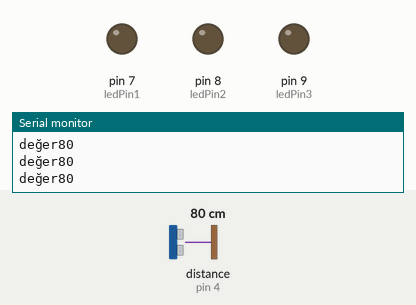
A sketch run on a simulated Arduino Uno, built with avr-gcc and run on an emulated ATmega328P. Parts: output pins drawn as LEDs (lit = HIGH), the last lines printed to the serial monitor. Wiring (inferred from the names in the program): ultrasonic range finder: trigger pin 3; echo pin 4. The test bench sets the inputs (shaded band); at power-on: distance to the obstacle (sensor on pin 4) 80 cm. The echo pulse lasts 58.3 µs per cm; pins used as bus, display or sensor lines are not drawn.

Above: at 1.2 s.
1.3 s: distance to the obstacle (sensor on pin 4) set to 8 cm
4.3 s: distance to the obstacle (sensor on pin 4) set to 5 cm
At 5.2 s:
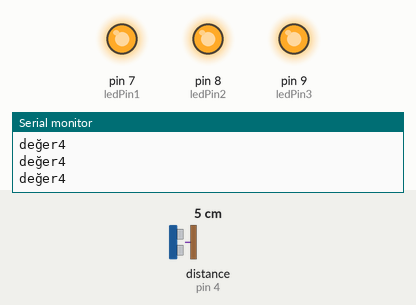
5.8 s: distance to the obstacle (sensor on pin 4) set to 9 cm
At 6.2 s:
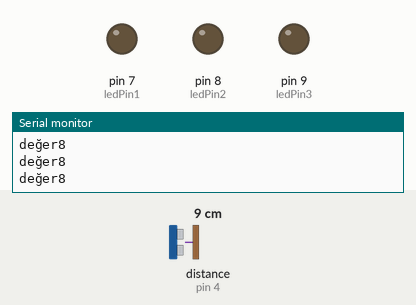
7.3 s: distance to the obstacle (sensor on pin 4) set to 2 cm
At 8.6 s:
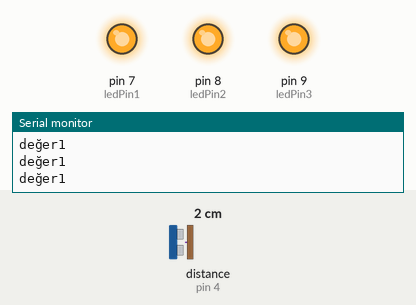
Timing chart, 0 to 9.8 s (numbered marks = the images above; inputs shaded):
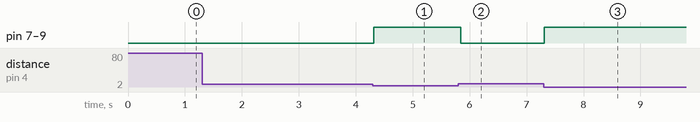

Measured:
- the behaviour switches between 7 and 6 cm on distance to the obstacle (sensor on pin 4) (found by bisection; images 0 and 1)
- after the input at 4.3 s, pin 7 (ledPin1), pin 8 (ledPin2), pin 9 (ledPin3): LOW → HIGH at once
- after the input at 5.8 s, pin 7 (ledPin1), pin 8 (ledPin2), pin 9 (ledPin3): HIGH → LOW after 0.05 s
- after the input at 7.3 s, pin 7 (ledPin1), pin 8 (ledPin2), pin 9 (ledPin3): LOW → HIGH at once

The sketch:

park_sens_r_.ino
```cpp
int trigPin = 3;
int echoPin = 4;
int ledPin1 = 7;
int ledPin2 = 8;
int ledPin3 = 9;


long sure;
long mesafe;

void setup()
{
  Serial.begin(9600);
  pinMode(trigPin, OUTPUT);
  pinMode(echoPin, INPUT);
  pinMode(ledPin1, OUTPUT);
  pinMode(ledPin2, OUTPUT);
  pinMode(ledPin3, OUTPUT);


}

void loop()
{
  digitalWrite(trigPin, HIGH);
  delayMicroseconds(1000);
  digitalWrite(trigPin, LOW);

  sure = pulseIn(echoPin, HIGH);
  mesafe = (sure/2)/29.1;
  Serial.print("değer");
  Serial.println(mesafe);


   if(mesafe <= 5)
  {
    digitalWrite(ledPin1, HIGH);
    digitalWrite(ledPin2, HIGH);
    digitalWrite(ledPin3, HIGH);


    delay(100);


  }


  else
  {
    digitalWrite(ledPin1, LOW);
    digitalWrite(ledPin2, LOW);
    digitalWrite(ledPin3, LOW);


  }
}
```
